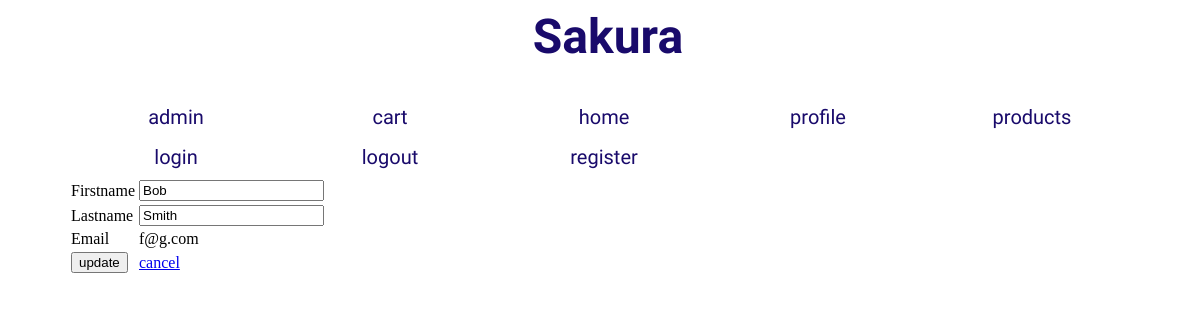
The app's page /profile.php (signed in) with its own data.
### tables this page shows
CREATE TABLE IF NOT EXISTS `users` (
  `uid` mediumint(9) NOT NULL,
  `fname` char(30) NOT NULL,
  `lname` char(30) NOT NULL,
  `email` char(30) NOT NULL,
  `password` char(30) NOT NULL,
  `admin` tinyint(1) NOT NULL DEFAULT '0',
  `enabled` tinyint(1) NOT NULL DEFAULT '1'
);

### profile.php (the view, shortened to what this page needs)
<?php
include('config.php');
$user = $_SESSION['login_user'];
$result = mysqli_query($db,"SELECT * FROM users WHERE email = '$user'");
 while($row = mysqli_fetch_array($result))
  {
     $fname = $row['fname'];
     $lname = $row['lname'];
     $email = $row['email'];
  }
?>
<html>
<head>
  <link rel="stylesheet" href="index.css">
</head>
<body>
<?php echo "<div class='content'>"; ?>
<?php echo "<div id='menu'>"; ?>
<?php include("menu.php"); ?>
<?php include("usermenu.php"); ?>
  <form method="post" action="profile.php">
    <table><tr>
          <td>Firstname</td>
          <td><input type="text" name="firstname" value="<?php echo $fname  ?>"></td>
        </tr>
        <tr>
          <td>Lastname</td>
          <td><input type="text" name="lastname" value="<?php echo  $lname  ?>"></td>
        </tr>
        <tr>
          <td>Email</td>
          <td><?php echo $email; ?></td>
        </tr>
        <tr>
          <td><button type="submit" class="btn" name="update_user">update</button></td>
          <td><a href=index.php>cancel</td>
        </tr>
     </table>
  </form>
</div>
</div>
</body>
</html>

### index.css (style rules this page uses)
body { background: url(https://stmed.net/sites/default/files/flower-wallpapers-27859-53340.jpg); -webkit-background-size: cover; -moz-background-size: cover; -o-background-size: cover; background-size: cover; }
.content { background: transparent; margin: auto; position: relative; height: 800px; width: 1200px; text-align: center; }
#menu { text-align: center; width: 90%; margin: auto; }

### records on screen
users: firstname "Bob", lastname "Smith", email "f@g.com"
